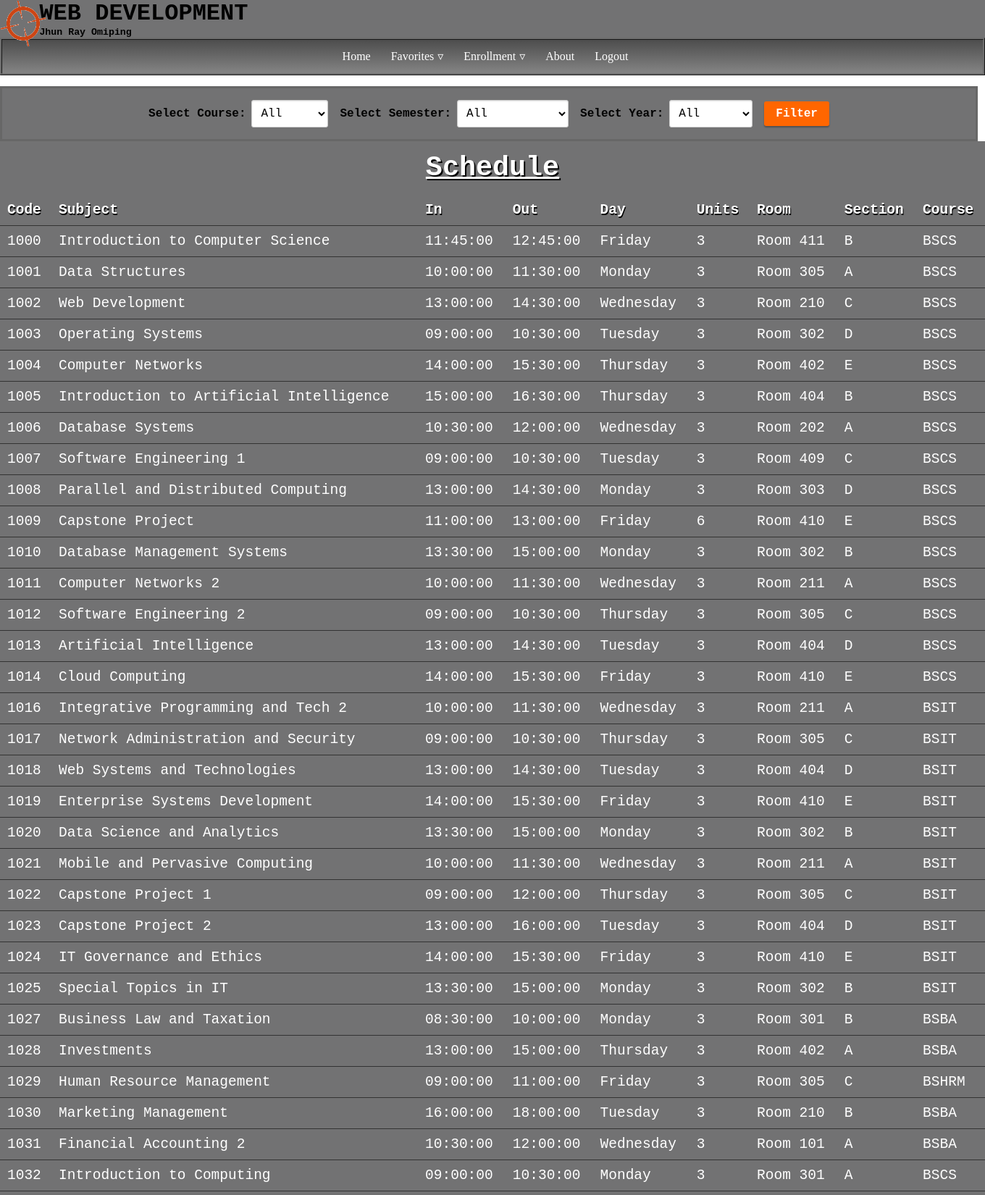
The app's page /index.php?pg=schedule (signed in, upper part) with its own data.
### tables this page shows
CREATE TABLE `schedule` (
  `schedule_id` int(11) NOT NULL,
  `subject_code` varchar(11) NOT NULL,
  `start_time` time NOT NULL,
  `end_time` time NOT NULL,
  `day` varchar(10) NOT NULL,
  `room` varchar(10) NOT NULL,
  `section` varchar(10) NOT NULL,
  `course_code` varchar(10) NOT NULL
);

CREATE TABLE `curriculum` (
  `subject_code` varchar(10) NOT NULL,
  `subject_desc` varchar(100) NOT NULL,
  `units` int(11) NOT NULL,
  `Year` int(11) NOT NULL,
  `Semester` int(11) NOT NULL
);

### codes/functions/classFunc.php (the view, shortened to what this page needs)
<?php
class myFunctions{
	private $conn;
	public function __construct($conn) {
		$this->conn = $conn;
	}
    public function schedule_query(){
        $sql = "SELECT s.*, c.subject_desc, c.units FROM schedule s JOIN curriculum c ON s.subject_code = c.subject_code";
        $result = mysqli_query($this->conn, $sql);
        while($row = mysqli_fetch_assoc($result)) {
            echo "<tr>";
            echo "<td>".$row['schedule_id']."</td>";
            echo "<td>".$row['subject_desc']."</td>";
            echo "<td>".$row['start_time']."</td>";
            echo "<td>".$row['end_time']."</td>";
            echo "<td>".$row['day']."</td>";
            echo "<td>".$row['units']."</td>";
            echo "<td>".$row['room']."</td>";
            echo "<td>".$row['section']."</td>";
            echo "<td>".$row['course_code']."</td>";
            echo "</tr>";
        }
    }
}
?>

### css/style.css (style rules this page uses)
* { margin: 0; padding: 0; box-sizing: border-box; font-family:'Courier New', Arial, Helvetica; }

### css/CRUDs.css (style rules this page uses)
.table_sql th, .table_sql td { text-align: left; padding: 10px; border-bottom: 1px solid #333; color: #fff; background-color: #727273; }

### records on screen
schedule: schedule_id "1000", subject_code.subject_desc "Introduction to Computer Science", start_time "11:45:00", end_time "12:45:00", day "Friday", subject_code.units "3", room "Room 411", section "B", course_code "BSCS"
schedule: schedule_id "1001", subject_code.subject_desc "Data Structures", start_time "10:00:00", end_time "11:30:00", day "Monday", subject_code.units "3", room "Room 305", section "A", course_code "BSCS"
schedule: schedule_id "1002", subject_code.subject_desc "Web Development", start_time "13:00:00", end_time "14:30:00", day "Wednesday", subject_code.units "3", room "Room 210", section "C", course_code "BSCS"
schedule: schedule_id "1003", subject_code.subject_desc "Operating Systems", start_time "09:00:00", end_time "10:30:00", day "Tuesday", subject_code.units "3", room "Room 302", section "D", course_code "BSCS"
schedule: schedule_id "1004", subject_code.subject_desc "Computer Networks", start_time "14:00:00", end_time "15:30:00", day "Thursday", subject_code.units "3", room "Room 402", section "E", course_code "BSCS"
schedule: schedule_id "1005", subject_code.subject_desc "Introduction to Artificial Intelligence", start_time "15:00:00", end_time "16:30:00", day "Thursday", subject_code.units "3", room "Room 404", section "B", course_code "BSCS"
schedule: schedule_id "1006", subject_code.subject_desc "Database Systems", start_time "10:30:00", end_time "12:00:00", day "Wednesday", subject_code.units "3", room "Room 202", section "A", course_code "BSCS"
schedule: schedule_id "1007", subject_code.subject_desc "Software Engineering 1", start_time "09:00:00", end_time "10:30:00", day "Tuesday", subject_code.units "3", room "Room 409", section "C", course_code "BSCS"
schedule: schedule_id "1008", subject_code.subject_desc "Parallel and Distributed Computing", start_time "13:00:00", end_time "14:30:00", day "Monday", subject_code.units "3", room "Room 303", section "D", course_code "BSCS"
schedule: schedule_id "1009", subject_code.subject_desc "Capstone Project", start_time "11:00:00", end_time "13:00:00", day "Friday", subject_code.units "6", room "Room 410", section "E", course_code "BSCS"
schedule: schedule_id "1010", subject_code.subject_desc "Database Management Systems", start_time "13:30:00", end_time "15:00:00", day "Monday", subject_code.units "3", room "Room 302", section "B", course_code "BSCS"
schedule: schedule_id "1011", subject_code.subject_desc "Computer Networks 2", start_time "10:00:00", end_time "11:30:00", day "Wednesday", subject_code.units "3", room "Room 211", section "A", course_code "BSCS"
schedule: schedule_id "1012", subject_code.subject_desc "Software Engineering 2", start_time "09:00:00", end_time "10:30:00", day "Thursday", subject_code.units "3", room "Room 305", section "C", course_code "BSCS"
schedule: schedule_id "1013", subject_code.subject_desc "Artificial Intelligence", start_time "13:00:00", end_time "14:30:00", day "Tuesday", subject_code.units "3", room "Room 404", section "D", course_code "BSCS"
schedule: schedule_id "1014", subject_code.subject_desc "Cloud Computing", start_time "14:00:00", end_time "15:30:00", day "Friday", subject_code.units "3", room "Room 410", section "E", course_code "BSCS"
schedule: schedule_id "1016", subject_code.subject_desc "Integrative Programming and Tech 2", start_time "10:00:00", end_time "11:30:00", day "Wednesday", subject_code.units "3", room "Room 211", section "A", course_code "BSIT"
schedule: schedule_id "1017", subject_code.subject_desc "Network Administration and Security", start_time "09:00:00", end_time "10:30:00", day "Thursday", subject_code.units "3", room "Room 305", section "C", course_code "BSIT"
schedule: schedule_id "1018", subject_code.subject_desc "Web Systems and Technologies", start_time "13:00:00", end_time "14:30:00", day "Tuesday", subject_code.units "3", room "Room 404", section "D", course_code "BSIT"
schedule: schedule_id "1019", subject_code.subject_desc "Enterprise Systems Development", start_time "14:00:00", end_time "15:30:00", day "Friday", subject_code.units "3", room "Room 410", section "E", course_code "BSIT"
schedule: schedule_id "1020", subject_code.subject_desc "Data Science and Analytics", start_time "13:30:00", end_time "15:00:00", day "Monday", subject_code.units "3", room "Room 302", section "B", course_code "BSIT"
schedule: schedule_id "1021", subject_code.subject_desc "Mobile and Pervasive Computing", start_time "10:00:00", end_time "11:30:00", day "Wednesday", subject_code.units "3", room "Room 211", section "A", course_code "BSIT"
schedule: schedule_id "1022", subject_code.subject_desc "Capstone Project 1", start_time "09:00:00", end_time "12:00:00", day "Thursday", subject_code.units "3", room "Room 305", section "C", course_code "BSIT"
schedule: schedule_id "1023", subject_code.subject_desc "Capstone Project 2", start_time "13:00:00", end_time "16:00:00", day "Tuesday", subject_code.units "3", room "Room 404", section "D", course_code "BSIT"
schedule: schedule_id "1024", subject_code.subject_desc "IT Governance and Ethics", start_time "14:00:00", end_time "15:30:00", day "Friday", subject_code.units "3", room "Room 410", section "E", course_code "BSIT"
schedule: schedule_id "1025", subject_code.subject_desc "Special Topics in IT", start_time "13:30:00", end_time "15:00:00", day "Monday", subject_code.units "3", room "Room 302", section "B", course_code "BSIT"
schedule: schedule_id "1027", subject_code.subject_desc "Business Law and Taxation", start_time "08:30:00", end_time "10:00:00", day "Monday", subject_code.units "3", room "Room 301", section "B", course_code "BSBA"
schedule: schedule_id "1028", subject_code.subject_desc "Investments", start_time "13:00:00", end_time "15:00:00", day "Thursday", subject_code.units "3", room "Room 402", section "A", course_code "BSBA"
schedule: schedule_id "1029", subject_code.subject_desc "Human Resource Management", start_time "09:00:00", end_time "11:00:00", day "Friday", subject_code.units "3", room "Room 305", section "C", course_code "BSHRM"
schedule: schedule_id "1030", subject_code.subject_desc "Marketing Management", start_time "16:00:00", end_time "18:00:00", day "Tuesday", subject_code.units "3", room "Room 210", section "B", course_code "BSBA"
schedule: schedule_id "1031", subject_code.subject_desc "Financial Accounting 2", start_time "10:30:00", end_time "12:00:00", day "Wednesday", subject_code.units "3", room "Room 101", section "A", course_code "BSBA"
schedule: schedule_id "1032", subject_code.subject_desc "Introduction to Computing", start_time "09:00:00", end_time "10:30:00", day "Monday", subject_code.units "3", room "Room 301", section "A", course_code "BSCS"
